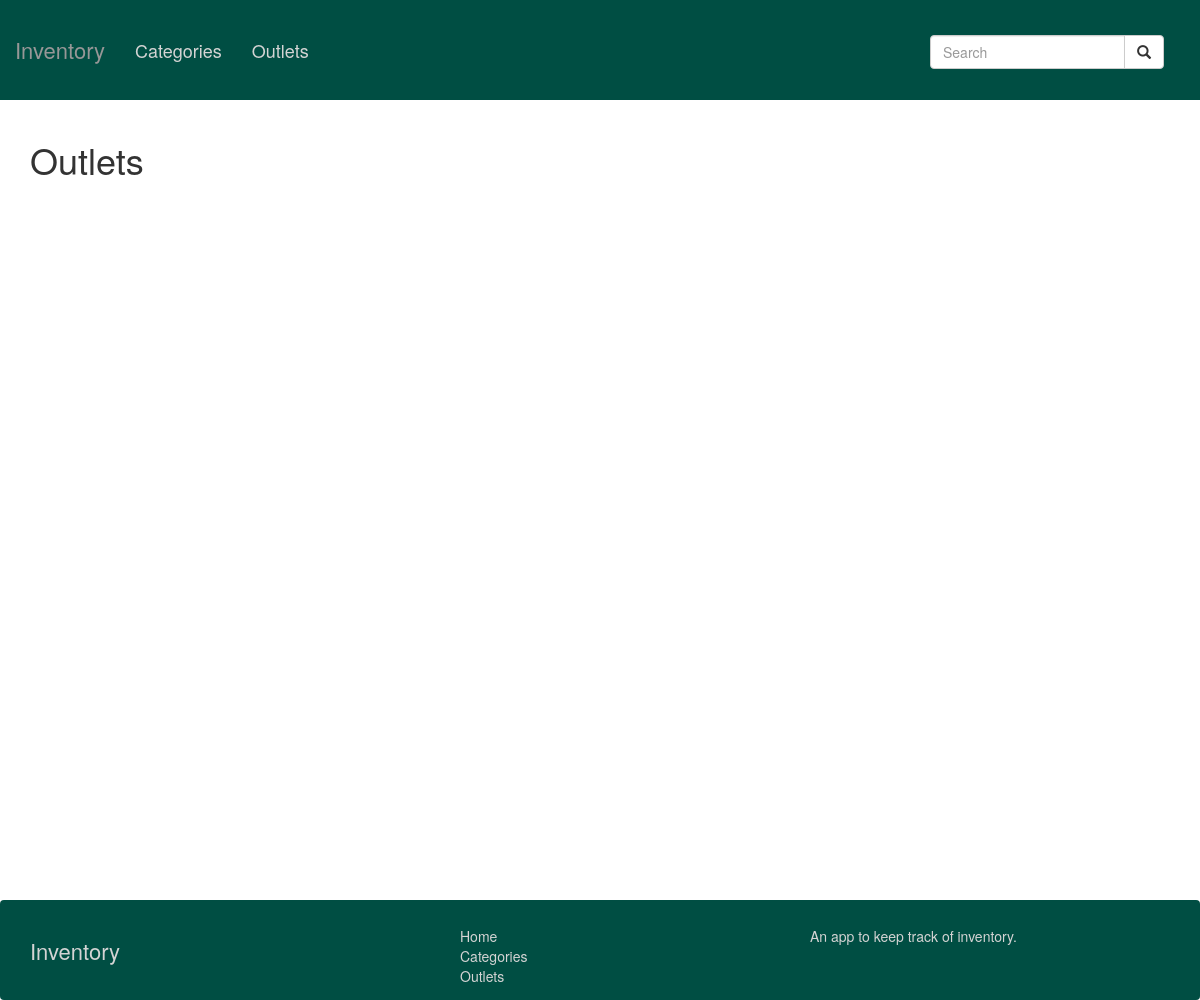
The page /outlets/ on the database as committed earlier.
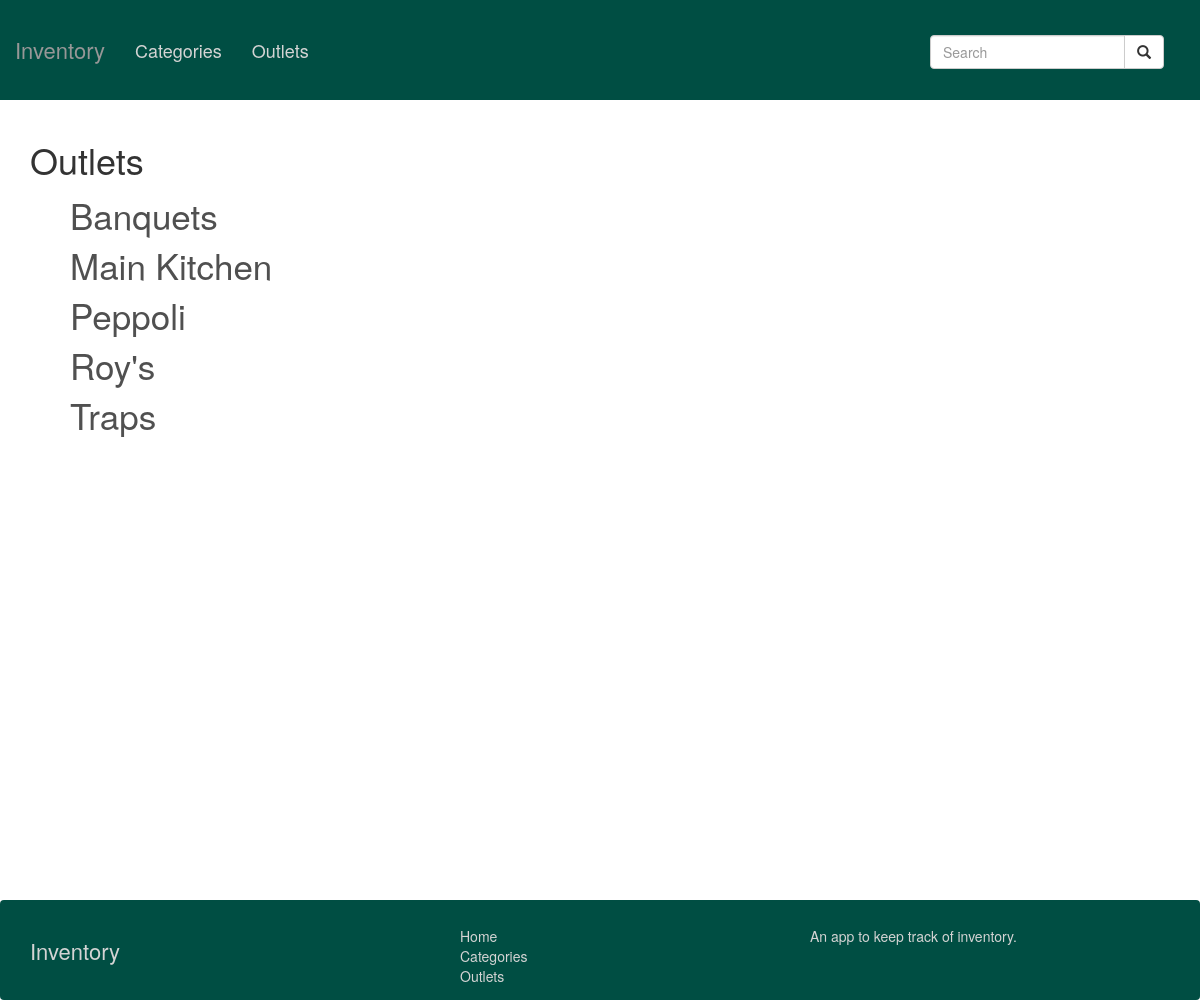
The same page on the database as committed later.
### inventory_app/models.py (models this page shows, shortened)
class Outlet(models.Model):
  name = models.CharField(max_length=50, blank=False)

### inventory_app/views.py (the view)
# urls.py: url(r'^outlets/', views.outlets, name='outlets'),
def outlets(request):
  outlets = Outlet.objects.all().order_by('name')
  t = loader.get_template('outlets.html')
  c = Context({ 'outlets': outlets, })
  return HttpResponse(t.render(c))

### templates/outlets.html
{% extends '_base.html' %}
{% block content %}
<h1>Outlets</h1>
<ul class="name-list">
  {% for outlet in outlets %}
  <li><a href="/outlet/{{ outlet.id }}">{{ outlet.name }}</a></li>
  {% endfor %}
</ul>
{% endblock %}

Rows that differ between the two databases and show on the page:
added Outlet: name "Banquets"
added Outlet: name "Main Kitchen"
added Outlet: name "Peppoli"
added Outlet: name "Roy's"
added Outlet: name "Traps"
